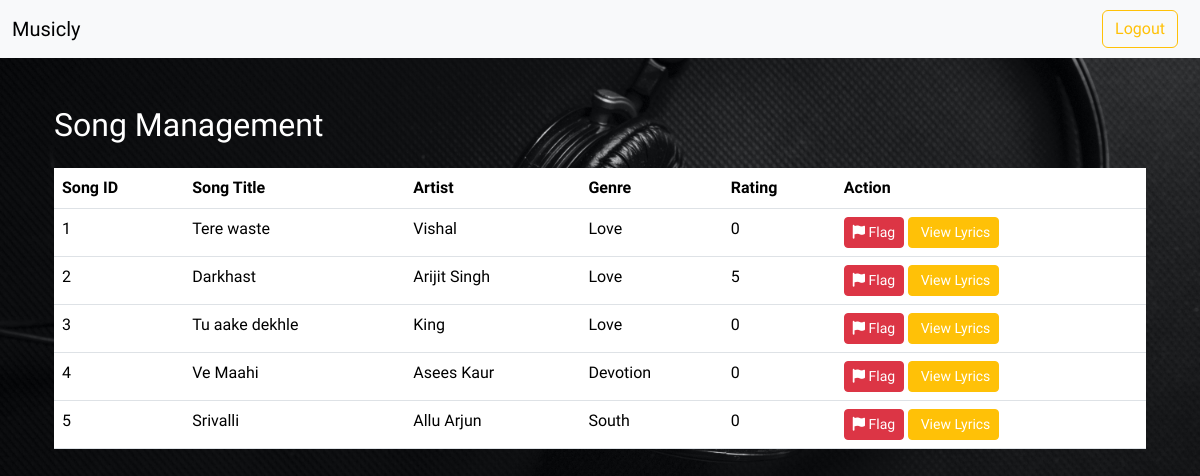
The page /adminHome/manageSongs (signed in) on the database as committed earlier.
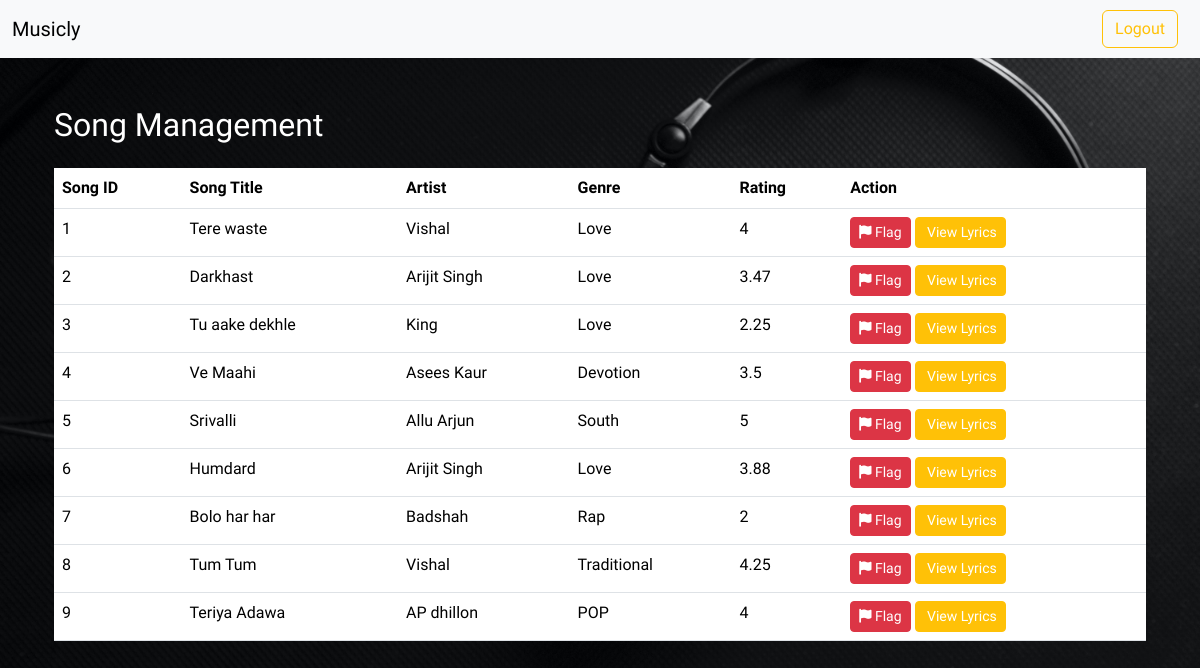
The same page on the database as committed later.
### models.py (models this page shows)
class Songs(db.Model):
    __tablename__ = 'Songs'
    id = db.Column(db.Integer, primary_key = True)
    name = db.Column(db.String(120), nullable=False)
    artist = db.Column(db.String(32))
    lyrics = db.Column(db.String(1024), nullable = False)
    rating = db.Column(db.Integer, nullable = False, default=0)
    genre = db.Column(db.String(26), nullable=False)
    filename = db.Column(db.String(255), nullable=False)
    imagepath = db.Column(db.String(255), nullable=False)
    album_id = db.Column(db.Integer, db.ForeignKey('Album.id'), nullable = False)
    CreatorId = db.Column(db.Integer, db.ForeignKey('User.id'), nullable = False)

### routes.py (the view)
@app.route('/adminHome/manageSongs')
@auth_required
@admin_auth_required
def manageSongs():
    songs = db.session.query(Songs).all()
    return render_template("manageSongs.html", songs = songs, user = User.query.get(session["user_id"]), need = True)

### routes.py (called while the page is built)
def auth_required(func):
    @wraps(func)
    def inner(*args, **kwargs):
        if "user_id" not in session:
            flash("Login required.", 'danger')
            return redirect(url_for("login"))
        return func(*args, **kwargs)
    return inner

def admin_auth_required(func):
    @wraps(func)
    def inner(*args, **kwargs):
        user = User.query.get(session.get("user_id"))
        if user.role == "admin":
            return func(*args, **kwargs)
        else:
            flash("Logged out ! You are not an Admin.", "danger")
            return redirect(url_for("logout"))
    return inner

### templates/manageSongs.html (shortened to what this page needs)
{% extends 'layout.html' %}
{% block content %}
<div class="container mt-5">
    <h2>Song Management</h2>
    <table class="table mt-4">
      <thead>
        <tr>
          <th>Song ID</th>
          <th>Song Title</th>
          <th>Artist</th>
          <th>Genre</th>
          <th>Rating</th>
          <th>Action</th>
        </tr>
      </thead>
      <tbody>
        {% for song in songs %}
        <tr>
          <td>{{song.id}}</td>
          <td>{{song.name}}</td>
          <td>{{song.artist}}</td>
          <td>{{song.genre}}</td>
          <td>{{song.rating}}</td>
          <td>
            <form>
              <button type="submit" class="btn btn-danger btn-sm"><i class="fas fa-flag"></i><a href="manageSongs/{{'flag'}}/{{song.id}}"> Flag</a></button>
              <button type="submit" class="btn btn-warning btn-sm"><a href="manageSongs/{{'lyrics'}}/{{song.id}}"> View Lyrics</a></button>
            </form>
          </td>
        </tr>
        {% endfor %}
      </tbody>
    </table>
  </div>
{% endblock %}

### templates/layout.html (shortened to what this page needs)
<!DOCTYPE html>
<html lang="en">
<head>
    <link href="https://cdn.jsdelivr.net/npm/bootstrap@5.3.2/dist/css/bootstrap.min.css" rel="stylesheet">
    <link rel="stylesheet" href="https://cdnjs.cloudflare.com/ajax/libs/font-awesome/6.4.2/css/all.min.css">
</head>
<body>
    {% include 'nav-auth.html' %}
    <div class="container">
        {% block content %} {% endblock %}
    </div>
</body>
</html>

### templates/nav-auth.html (shortened to what this page needs)
<nav class="navbar navbar-expand-lg bg-body-tertiary navbar-light bg-light">
  <div class="container-fluid">
      <a class="navbar-brand" href="/">Musicly</a>
      <div class="collapse navbar-collapse" id="navbarNav">
            {% if user %}
              {% if user.role=="admin" or need %}
              <ul class="navbar-nav ms-auto">
                <li class="nav-item">
                  <a href="{{url_for('logout')}}" class="btn btn-outline-warning bar">Logout</a>
                </li>
                </ul>
              {% endif %}
            {% endif %}
      </div>
    </div>
  </nav>

### templates/layout.html (style rules this page uses)
body { margin: 0; padding: 0; font-family: 'Balsamiq Sans', 'cursive'; background-color: #454f58; background: center/cover no-repeat url('../static/icons/bg3.jpg'); background-repeat: no-repeat; color: #ffffff; }

### templates/manageSongs.html (style rules this page uses)
a { text-decoration: none; color: white; }

### templates/nav-auth.html (style rules this page uses)
.navbar { width: 100%; padding: 0; }
.bar { margin: 10px; }

Rows that differ between the two databases and show on the page:
changed Songs "Tere waste": rating "0" → "4"
changed Songs "Darkhast": rating "5" → "3.47"
changed Songs "Tu aake dekhle": rating "0" → "2.25"
changed Songs "Ve Maahi": rating "0" → "3.5"
changed Songs "Srivalli": rating "0" → "5"
added Songs: id "6", name "Humdard", artist "Arijit Singh", genre "Love", rating "3.88"
added Songs: id "7", name "Bolo har har", artist "Badshah", genre "Rap", rating "2"
added Songs: id "8", name "Tum Tum", artist "Vishal", genre "Traditional", rating "4.25"
added Songs: id "9", name "Teriya Adawa", artist "AP dhillon", genre "POP", rating "4"
